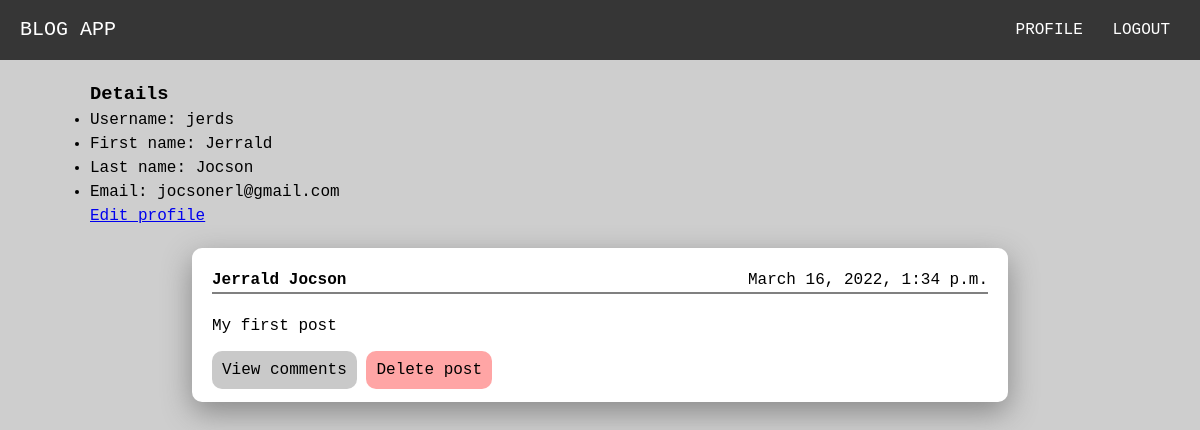
/auth/profile/ (signed in), run on an earlier commit of the app's database.
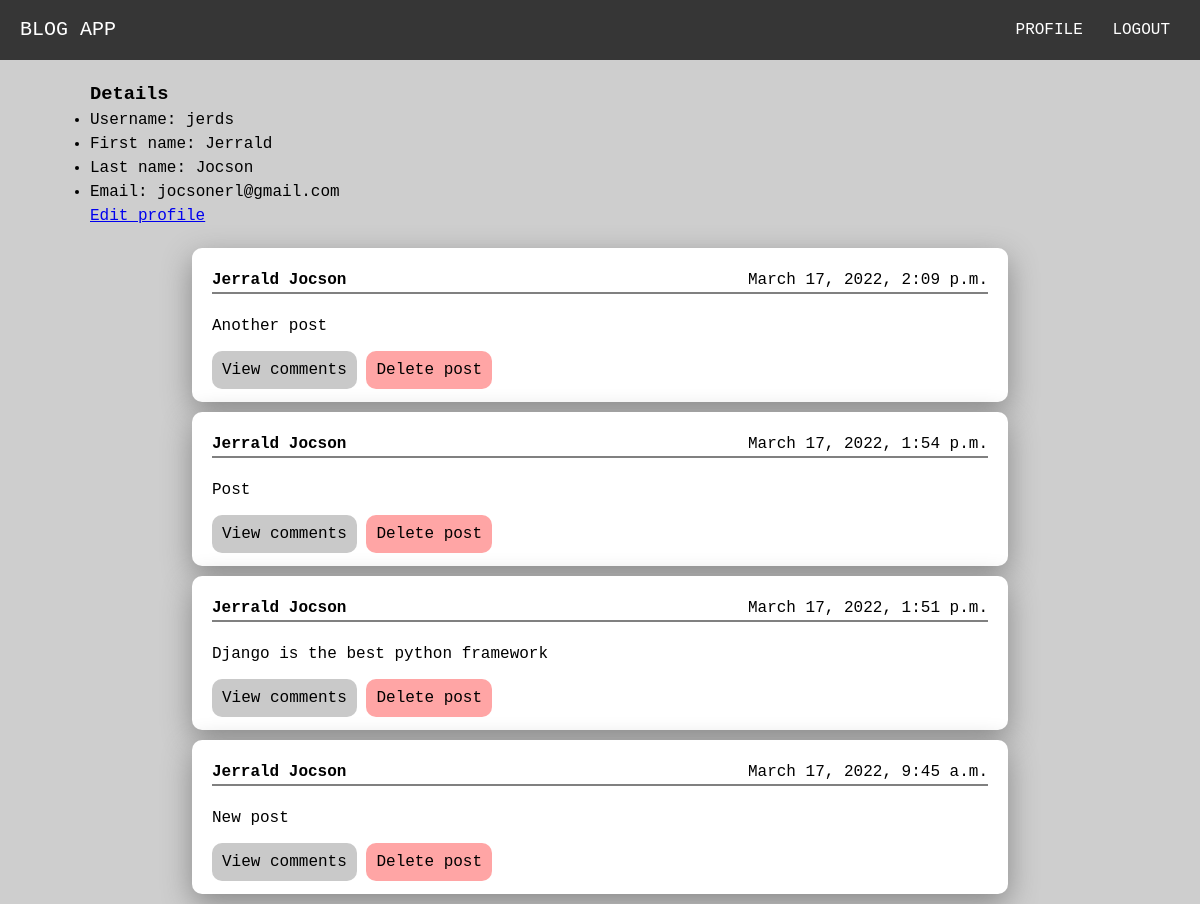
And on a later commit of the database.
### post/models.py (models this page shows)
class Blog(models.Model):
    content = models.TextField(max_length=256)
    date = models.DateTimeField(default=now, editable=False)
    user_id = models.ForeignKey(User, on_delete=models.CASCADE)

### authentication/views.py (the view)
# urls.py: path('profile/', profile_view, name="profile"),
@login_required
def profile_view(request):
    current_user = User.objects.get(id=request.user.id)
    user_blog = Blog.objects.filter(user_id=request.user).order_by('-date')
    return render(request, "profile.html", {
        'title':'Profile',
        'blogs':user_blog,
        'current_user':current_user
    })

### authentication/templates/profile.html
{% extends 'layout.html' %} {% block content %}
<div>
  <h3>Details</h3>
  <ul>
    <li>Username: {{ current_user.username }}</li>
    <li>First name: {{ current_user.first_name }}</li>
    <li>Last name: {{ current_user.last_name }}</li>
    <li>Email: {{ current_user.email }}</li>
  </ul>
</div>
<a href="{% url 'update' %}">Edit profile</a>
<div class="blogs-container">
  {% for blog in blogs %}
  <div>
    <header>
      <h4>{{ blog.user_id.first_name }} {{ blog.user_id.last_name}}</h4>
      <span>{{ blog.date }}</span>
    </header>
    <p>{{ blog.content}}</p>
    <a href="{% url 'comments-likes' blog_id=blog.id %}">View comments</a>
    <a
      href="{% url 'delete-post' blog_id=blog.id %}"
      style="background-color: rgb(255, 165, 165)"
      >Delete post</a
    >
  </div>
  {% endfor %}
</div>
{% endblock %}

What changed in the data, as far as the page shows it:
removed Blog: user_id.first_name "Jerrald", user_id.last_name "Jocson", date "March 16, 2022, 1:34 p.m.", content "My first post"
added Blog: user_id.first_name "Jerrald", user_id.last_name "Jocson", date "March 17, 2022, 2:09 p.m.", content "Another post"
added Blog: user_id.first_name "Jerrald", user_id.last_name "Jocson", date "March 17, 2022, 1:54 p.m.", content "Post"
added Blog: user_id.first_name "Jerrald", user_id.last_name "Jocson", date "March 17, 2022, 1:51 p.m.", content "Django is the best python framework"
added Blog: user_id.first_name "Jerrald", user_id.last_name "Jocson", date "March 17, 2022, 9:45 a.m.", content "New post"
